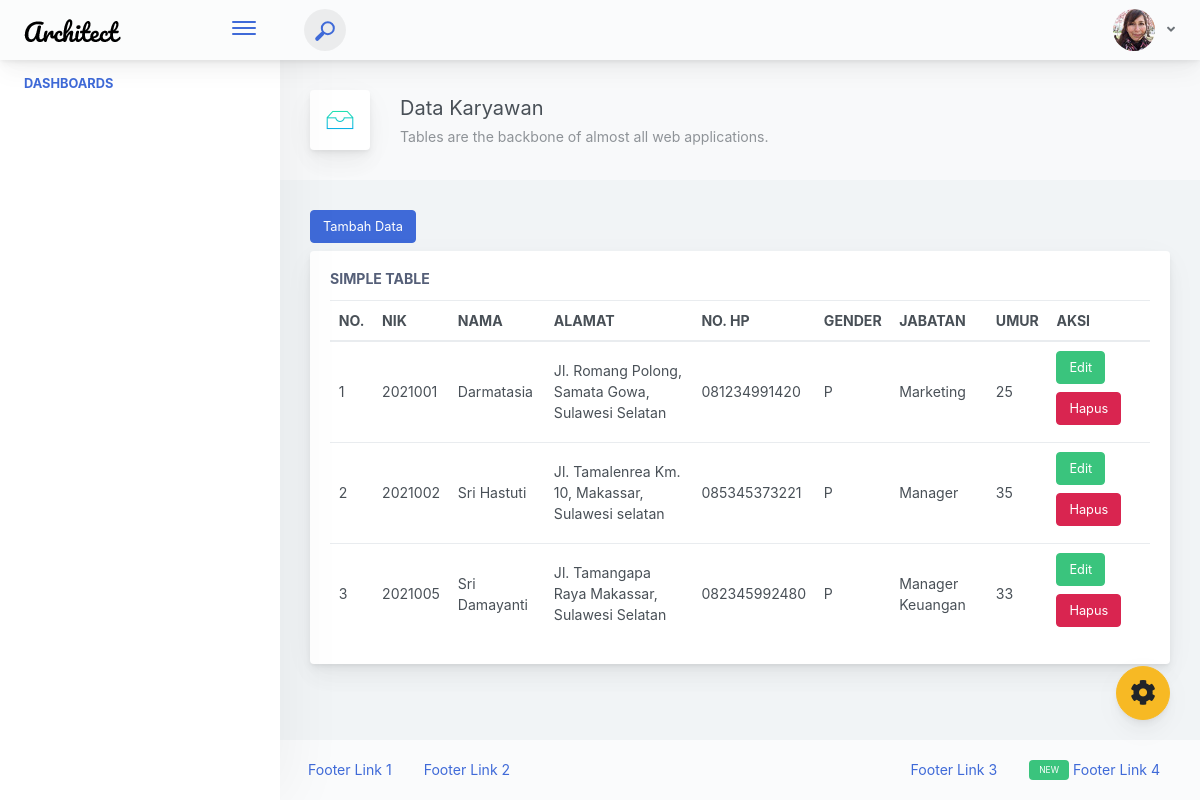
The page / on the database its author committed.
### tables this page shows
CREATE TABLE `tb_karyawan` (
  `nik` int(11) NOT NULL,
  `nama` varchar(45) NOT NULL,
  `alamat` varchar(100) NOT NULL,
  `no_hp` char(20) NOT NULL,
  `gender` enum('L','P') DEFAULT NULL,
  `jabatan` varchar(100) DEFAULT NULL,
  `umur` decimal(10,0) NOT NULL
);

### koneksi.php (called while the page is built, shortened)
<?php
$conn = mysqli_connect("localhost", "root", "", "db_company");
function query($query)
{
    global $conn;
    $result = mysqli_query($conn, $query);
    $rows = [];
    while ($row = mysqli_fetch_assoc($result)) {
        $rows[] = $row;
    }
    return $rows;
}
?>

### index.php (the view, shortened to what this page needs)
<?php
require 'koneksi.php';
$oci = query ("SELECT * FROM tb_karyawan");
?>
<!doctype html>
<html lang="en">
<head>
    <link href="./main.css" rel="stylesheet">
</head>
<body>
    <div class="app-container app-theme-white body-tabs-shadow fixed-sidebar fixed-header">
        <div class="app-header header-shadow">
            <div class="app-header__logo">
                <div class="logo-src"></div>
                <div class="header__pane ml-auto">
                    <div>
                        <button type="button" class="hamburger close-sidebar-btn hamburger--elastic" data-class="closed-sidebar">
                            <span class="hamburger-box">
                                <span class="hamburger-inner"></span>
                            </span>
                        </button>
                    </div>
                </div>
            </div>
            <div class="app-header__content">
                <div class="app-header-left">
                    <div class="search-wrapper">
                        <div class="input-holder">
                            <button class="search-icon"><span></span></button>
                        </div>
                    </div>
                </div>
                <div class="app-header-right">
                    <div class="header-btn-lg pr-0">
                        <div class="widget-content p-0">
                            <div class="widget-content-wrapper">
                                <div class="widget-content-left">
                                    <div class="btn-group">
                                        <a data-toggle="dropdown" aria-haspopup="true" aria-expanded="false" class="p-0 btn">
                                            <img width="42" class="rounded-circle" src="assets/images/avatars/1.jpg" alt="">
                                            <i class="fa fa-angle-down ml-2 opacity-8"></i>
                                        </a>
                                    </div>
                                </div>
                            </div>
                        </div>
                    </div>
                </div>
            </div>
        </div>
        <div class="ui-theme-settings">
            <button type="button" id="TooltipDemo" class="btn-open-options btn btn-warning">
                <i class="fa fa-cog fa-w-16 fa-spin fa-2x"></i>
            </button>
        </div>
        <div class="app-main">
            <div class="app-sidebar sidebar-shadow">
                <div class="scrollbar-sidebar">
                    <div class="app-sidebar__inner">
                        <ul class="vertical-nav-menu">
                            <li class="app-sidebar__heading">Dashboards</li>
                        </ul>
                    </div>
                </div>
            </div>
            <div class="app-main__outer">
                <div class="app-main__inner">
                    <div class="app-page-title">
                        <div class="page-title-wrapper">
                            <div class="page-title-heading">
                                <div class="page-title-icon">
                                    <i class="pe-7s-drawer icon-gradient bg-happy-itmeo">
                                    </i>
                                </div>
                                <div>Data Karyawan
                                    <div class="page-title-subheading">Tables are the backbone of almost all web applications.
                                    </div>
                                </div>
                            </div>
                        </div>
                    </div>
                    <a href="tambah.php" class="mb-2 mr-2 btn btn-primary">Tambah Data</a>
                    <div class="row">
                        <div class="col-lg-12">
                            <div class="main-card mb-3 card">
                                <div class="card-body">
                                    <h5 class="card-title">Simple table</h5>
                                    <table class="mb-0 table">
                                        <thead>
                                            <tr>
                                                <th>NO.</th>
                                                <th>NIK</th>
                                                <th>NAMA</th>
                                                <th>ALAMAT</th>
                                                <th>NO. HP</th>
                                                <th>GENDER</th>
                                                <th>JABATAN</th>
                                                <th>UMUR</th>
                                                <th>AKSI</th>
                                            </tr>
                                        </thead>
                                        <tbody>
                                        <?php $i=1;?>
                                        <?php foreach($oci as $row) : ?>
                                            <tr>
                                                <td><?= $i;?></td>
                                                <td><?= $row["nik"];?></td>
                                                <td><?= $row["nama"];?></td>
                                                <td><?= $row["alamat"];?></td>
                                                <td><?= $row["no_hp"];?></td>
                                                <td><?= $row["gender"];?></td>
                                                <td><?= $row["jabatan"];?></td>
                                                <td><?= $row["umur"];?></td>
                                                <td>
                                                    <a href="edit.php?nik=<?=$row["nik"]; ?>" class="mb-2 mr-2 btn btn-success">Edit</a>
                                                    <a href="hapus.php?nik=<?=$row["nik"]; ?>" class="mb-2 mr-2 btn btn-danger">Hapus</a>
                                                </td>
                                            </tr>
                                        <?php $i++;?>
                                        <?php endforeach;?>
                                        </tbody>
                                    </table>
                                </div>
                            </div>
                        </div>
                    </div>
                </div>
                <div class="app-wrapper-footer">
                    <div class="app-footer">
                        <div class="app-footer__inner">
                            <div class="app-footer-left">
                                <ul class="nav">
                                    <li class="nav-item">
                                        <a href="javascript:void(0);" class="nav-link">
                                            Footer Link 1
                                        </a>
                                    </li>
                                    <li class="nav-item">
                                        <a href="javascript:void(0);" class="nav-link">
                                            Footer Link 2
                                        </a>
                                    </li>
                                </ul>
                            </div>
                            <div class="app-footer-right">
                                <ul class="nav">
                                    <li class="nav-item">
                                        <a href="javascript:void(0);" class="nav-link">
                                            Footer Link 3
                                        </a>
                                    </li>
                                    <li class="nav-item">
                                        <a href="javascript:void(0);" class="nav-link">
                                            <div class="badge badge-success mr-1 ml-0">
                                                <small>NEW</small>
                                            </div>
                                            Footer Link 4
                                        </a>
                                    </li>
                                </ul>
                            </div>
                        </div>
                    </div>
                </div>
            </div>
        </div>
    </div>
</body>
</html>

### rows shown on the page
tb_karyawan: nik "2021001", nama "Darmatasia", alamat "Jl. Romang Polong, Samata Gowa, Sulawesi Selatan", no_hp "081234991420", gender "P", jabatan "Marketing", umur "25"
tb_karyawan: nik "2021002", nama "Sri Hastuti", alamat "Jl. Tamalenrea Km. 10, Makassar, Sulawesi selatan", no_hp "085345373221", gender "P", jabatan "Manager", umur "35"
tb_karyawan: nik "2021005", nama "Sri Damayanti", alamat "Jl. Tamangapa Raya Makassar, Sulawesi Selatan", no_hp "082345992480", gender "P", jabatan "Manager Keuangan", umur "33"
